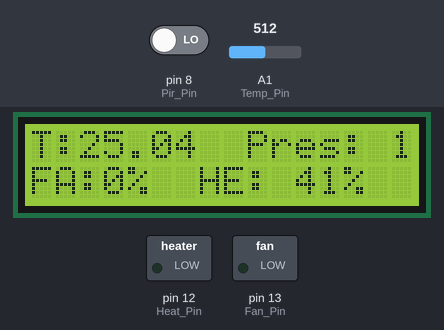
Recording of a sketch running on a simulated Arduino Uno, built with avr-gcc and run on an emulated ATmega328P. On the bench: 16×2 character LCD, switched loads named in the sketch (green lamp = pin HIGH). Inputs (shaded band) come from the test bench; at power-on: A1 (Temp_Pin) = 512, pin 8 (Pir_Pin) LOW. What the sketch prints to the serial monitor is not drawn.

Above: at 5.6 s.
5.7 s: A1 (Temp_Pin) set to 490
At 6.9 s:
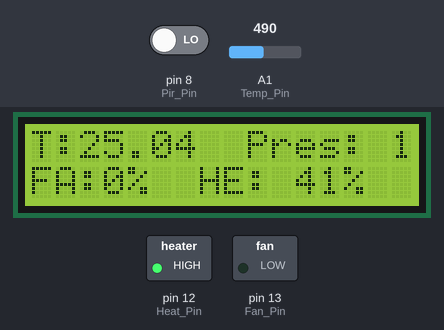
7.2 s: A1 (Temp_Pin) set to 900
At 10.5 s:
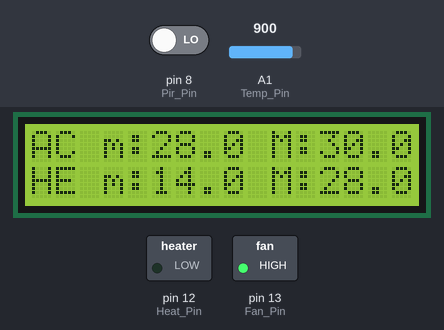
12.7 s: A1 (Temp_Pin) set to 1013
At 15.3 s:
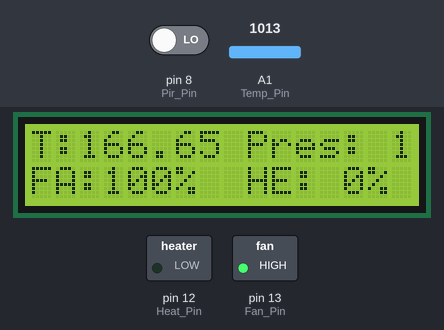
15.7 s: A1 (Temp_Pin) set to 1023
At 20.5 s:
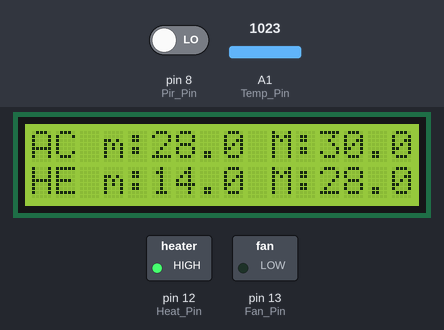
Timing chart, 0 to 21.2 s (numbered marks = the images above; inputs shaded):
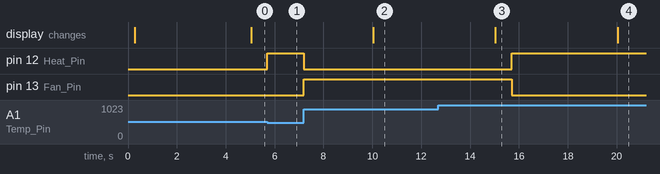

Measured:
- the behaviour switches between 505 and 504 on A1 (Temp_Pin) (found by bisection; images 0 and 1)
- the behaviour switches between 1022 and 1023 on A1 (Temp_Pin) (found by bisection; images 3 and 4)
- after the input at 5.7 s, pin 12 (Heat_Pin): LOW → HIGH at once
- after the input at 7.2 s, pin 12 (Heat_Pin): HIGH → LOW at once; pin 13 (Fan_Pin): LOW → HIGH at once
- after the input at 12.7 s, the display: changes after 2.3 s (image 3)
- after the input at 15.7 s, pin 12 (Heat_Pin): LOW → HIGH at once; pin 13 (Fan_Pin): HIGH → LOW at once

The sketch:

Hw_Lab_2.ino
```cpp
#include <TimerOne.h>


#include <LiquidCrystal_PCF8574.h>
LiquidCrystal_PCF8574 lcd(0x27);
#define n_step 10
#define screen_rot 4 //expressed in second
#define presence_numS 50
#define event_time 1// expressed in minutes
#define B 4275
#define  R0 100000
#define wait_time 2000
//fan
const int Fan_Pin= 13;
float Tac_min_abs=20.0,Tac_min_pres=28.0,Tac_max_abs=30.0,Tac_max_pres=30.0,Tac_Max,Tac_Min;
float fan_speed=0;
//temperature sensor
const int Temp_Pin= A1;


//heater
const int Heat_Pin= 12;
float The_min_abs=15.0,The_min_pres=14.0,The_max_abs=17.0,The_max_pres=28.0,The_Max,The_Min;
float heat_pow=0;
//sound
const int Sound_Pin= 7;
volatile long int counterS=0;
int timeout_Sound=1;//expressed in minutes
bool presenceS=false;
volatile int counter_event=0;
int MobileBlock[event_time];
int abs_time=0; //rapresente the number of time that for "time_event" minute the is not enought sound
volatile long int wait=0;
//pir
const int Pir_Pin= 8;
volatile long int counterP=0;
int timeout_Pir=1;
bool presenceP=false;
volatile int counter_eventP=0;
//screen
volatile int ScreenC=0;
int ScreenStatus=1;


void setup() {
  Timer1.initialize(1 *1e6);
  Timer1.attachInterrupt(Update_Stat);

  //lcd set
  lcd.begin(16,2);
  lcd.setBacklight(150);
  lcd.home();
  lcd.clear();


  //fan set
  pinMode(Fan_Pin,OUTPUT);
 analogWrite(Fan_Pin,0);
  //heater set
  pinMode(Heat_Pin,OUTPUT);
 analogWrite(Heat_Pin,0);
  //temperature set
  pinMode(Temp_Pin,INPUT);
  //sound set
  pinMode(Sound_Pin,INPUT);
  attachInterrupt(digitalPinToInterrupt(Sound_Pin),CheckPresenceS,RISING);
  //Pir set
  pinMode(Pir_Pin,INPUT);
  //Serial set
  Serial.begin(9600);
  while(!Serial);
 Serial.println("insert the data  Heater/Fan Max/Min Presence/Absence temperature with the encoding H = heater, F= Fan, MAX= Max, MIN= Min, P = presence, A= Absence" );
 Serial.println("for example i would change the minimum temperature of fan when there is sameone i have to write F MIN P 24.3");

  lcd.write("Starting ...");
  //Writing Temperature Parameter
  //StartParameter();
  Tac_Max=Tac_max_abs;
  Tac_Min=Tac_min_abs;
  The_Max=The_max_abs;
  The_Min=The_min_abs;
  //Serial.println("started");
}
void serialEvent() {
  String readed=Serial.readString();
  readed.toUpperCase();
  bool end_=false;
  bool error=false;
  int state=0;
  int counter=0;
  String Result;
  float temperature;
  while(!end_ && !error)
  {
    switch(state)
    {
      case 0://read type( H= heater, F= fan)
      {
        state=1;
        if(readed.charAt(counter)=='H')
          Result="1";
        else if(readed.charAt(counter)=='F')
          Result="0";
        else if(readed.charAt(counter)==' ')
        {
          state=0;
        }
        else
          error=true;
        counter++;
      }break;
      case 1://read if max or min
      {
        state=2;
        if(readed.charAt(counter)==' ')
        {
          state=1;
          counter ++;
        }
        else
        {
          if(readed.substring(counter,counter+3)=="MAX")
            Result+="1";
          else if(readed.substring(counter,counter+3)=="MIN")
            Result+="0";
          else
            error=true;
           counter+=4;

        }
      }break;
      case 2://read presence/absence( P= presence, A= absence)
      {
        state=3;
        if(readed.charAt(counter)=='P')
          Result+="1";
        else if(readed.charAt(counter)=='A')
          Result+="0";
        else if(readed.charAt(counter)==' ')
        {
          state=2;
        }
        else
          error=true;
        counter++;

      }break;
      case 3://read if max or min
      {
        state=4;
        if(readed.charAt(counter)==' ')
        {
          state=3;
          counter ++;
        }
        else
        {
          String tmp;
          if(readed.charAt(counter)=='-')
          {
            temperature=-1;
             tmp =readed.substring(counter+1,counter+5);
          }
          else
          {
            temperature=1;
            tmp =readed.substring(counter,counter+4);
          }

          if(isDigit(tmp[0]) && isDigit(tmp[1]) && isDigit(tmp[3]))
          {
            temperature=temperature*tmp.toFloat();

            if(temperature>99 || temperature < -99  )
              error=true;
            else
             end_=true;
          }
          else
            error=true;
        }
      }break;
    }
  }
  if(!error)
  {
    StartParameter(Result.toInt(),temperature);
    Serial.println("Parameter Changed");
  }
  else
    Serial.println("wrong parameter");
 Serial.println("insert the data  Heater/Fan Max/Min Presence/Absence temperature with the encoding H = heater, F= Fan, MAX= Max, MIN= Min, P = presence, A= Absence" );
 Serial.println("for example i would change the minimum temperature of fan when there is sameone i have to write F MIN P 24.3");

}
void StartParameter(int result,float temperature)
{
  switch(result)
  {
     case 001: Tac_min_pres=temperature;break;

      case 011:Tac_max_pres=temperature;break;

      case 000:Tac_min_abs=temperature;break;

      case 010:Tac_max_abs=temperature;break;

     case 101: The_min_pres=temperature;break;

     case 111: The_max_pres=temperature;break;

      case 100:The_min_abs=temperature;break;

     case 110: The_max_abs=temperature;break;
  }

}

float ReadTemperature()
{
  int a = analogRead(Temp_Pin);

    float R = 1023.0/a-1.0;
    R = R0*R;
   float temperature = (1.0/((log(R/R0)/B)+(1/298.15)))-273.15; // convert to temperature via datasheet
 return temperature;
}
void CheckPresenceS()
{

  if(millis()-wait>wait_time)
  {
    counter_event=counter_event +1;
    Serial.println(millis()-wait);
    Serial.println(counter_event);
    wait=millis();
  }

}


void CheckPresenceP()
{
  if(digitalRead(Pir_Pin)==HIGH)
  {
    counter_eventP=1;
    counterP=0;
  }

}

void Update_Stat()
{
  counterS=counterS+1;
  counterS=counterS+1;
  ScreenC=ScreenC+1;
}
void mooveFan(float step_pos)
{

  fan_speed=step_pos*255/n_step;
  if(fan_speed>255)
    fan_speed=255;


 analogWrite(Fan_Pin,(int)fan_speed);
}

void HeaterOn(float step_pos)
{
  heat_pow=step_pos*255/n_step;
  if( heat_pow>255)
     heat_pow=255;
  analogWrite(Heat_Pin,(int) heat_pow);
}

void UpdateScreen(float Temp)
{
  if(ScreenC>screen_rot)
  {
    ScreenC=0;
    ScreenStatus= !ScreenStatus;
    if(ScreenStatus)
    {
      lcd.home();
      lcd.clear();
      lcd.write("AC m:");
      lcd.print(Tac_Min);
      lcd.setCursor(9,0);
      lcd.write(" M:");
      lcd.print(Tac_Max);
      lcd.setCursor(0,1);
      lcd.write("HE m:");
      lcd.print(The_Min);
      lcd.setCursor(9,1);
      lcd.write(" M:");
      lcd.print(The_Max);
    }
    else
    {
      lcd.home();
      lcd.clear();
      lcd.write("T:");
      lcd.print(Temp);
      lcd.setCursor(8,0);
      lcd.write(" Pres: ");
      lcd.print(presenceP||presenceS);
      lcd.setCursor(0,1);
      lcd.write("FA:");
      lcd.print(int(fan_speed*100/255));
      lcd.write("%  HE: ");
      lcd.print(int(heat_pow*100/255));
      lcd.write("%");
    }
  }

}
void loop() {
  CheckPresenceP();
  if(counterP<timeout_Pir*60 )// check pir presence
      presenceP=true;
  else
      presenceP=false;


/*this part control if there are people based on the sound sensor*/
 if(counterS>60 )// check if one minutes is passed
   {
    int sum=0;
    for(int i =event_time-1;i>=0;i--)
    {
      MobileBlock[i]=MobileBlock[i-1];//shift of the mobile block register
      sum=sum+MobileBlock[i-1];
    }
    MobileBlock[0]=counter_event;
    sum=sum+counter_event;
    if(sum<presence_numS)
        abs_time++;
    else
        abs_time=0;
    if(abs_time>timeout_Sound)
        presenceS=false;
    else
        presenceS=true;
    counter_event=0;
    counterS=0;
  }
  if(presenceS || presenceP)// determinate if there is sameone
  {
    Tac_Max=Tac_max_pres;
    Tac_Min=Tac_min_pres;
    The_Max=The_max_pres;
    The_Min=The_min_pres;
  }
  else
  {
    Tac_Max=Tac_max_abs;
    Tac_Min=Tac_min_abs;
    The_Max=The_max_abs;
    The_Min=The_min_abs;
  }
  float temp=ReadTemperature();
  //Serial.println(temp);
  if(temp>Tac_Min)
  {
    mooveFan((temp-Tac_Min)*((Tac_Max-Tac_Min)/n_step));
  }
  else
    mooveFan(0);
   if(temp<The_Max)
  {
   HeaterOn((The_Max-temp)*((The_Max-The_Min)/n_step));
  }
  else
    HeaterOn(0);
  UpdateScreen(temp);
if (Serial.available()>0)
{
  serialEvent();
  Serial.flush();
}

}
```
